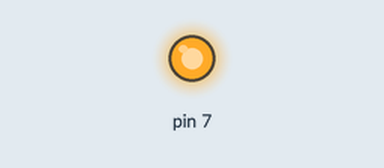
Simulated run of this sketch. Board: Arduino Uno, built with avr-gcc and run on an emulated ATmega328P. On the bench: output pins drawn as LEDs (lit = HIGH).

Above: at 0.5 s.
At 2.0 s:
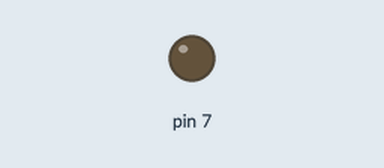
Timing chart, 0 to 10.4 s (numbered marks = the images above):
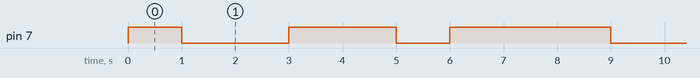

Measured:
- by itself, pin 7: repeats every 8.0 s: LOW 2.0 s, HIGH 2.0 s, LOW 1.0 s, HIGH 3.0 s
- by itself, everything shown: repeats every 8.0 s, in 4 steps

The sketch:

EJ4.ino
```cpp
void setup()
{
  pinMode(7, OUTPUT);
}

void loop()
{
  int Array[] = { 1, 0 ,0 ,1, 1, 0, 1, 1};

  for (int i = 0; i < sizeof(Array)/sizeof(int); i++)
  {

    digitalWrite(7, Array[i]);
    delay(1000);
  }
}
```
